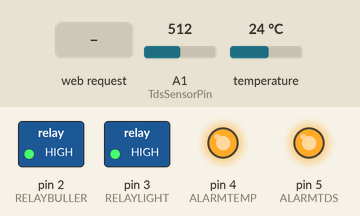
Recording of a sketch running on a simulated Arduino Uno, built with avr-gcc and run on an emulated ATmega328P. Parts: switched loads named in the sketch (green lamp = pin HIGH), output pins drawn as LEDs (lit = HIGH). The inputs (shaded band) are chosen by the test bench; at power-on: A1 (TdsSensorPin) = 512, temperature 24 °C. WiFi joins after 1.5 s; servers stay silent unless stated.

Above: at 2.7 s.
2.8 s: HTTP request GET /?buller=ON received
At 4.7 s:
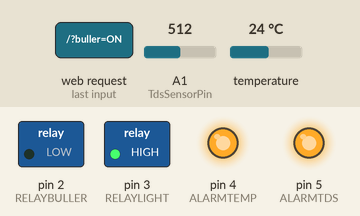
5.5 s: HTTP request GET /?light=ON received
At 7.0 s:
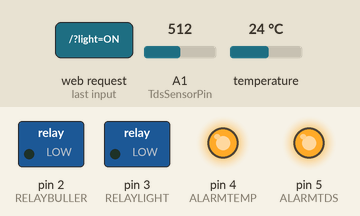
7.8 s: HTTP request GET /?buller=OFF received
At 9.4 s:
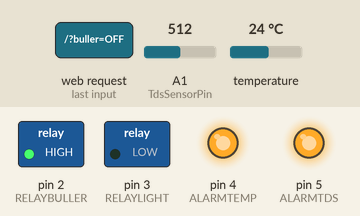
10.1 s: HTTP request GET /?alarmTemp=ON received
At 11.8 s:
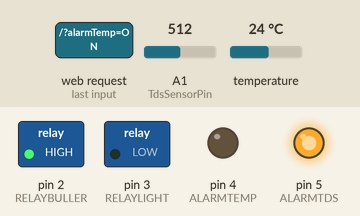
12.4 s: HTTP request GET /?light=OFF received
At 14.2 s:
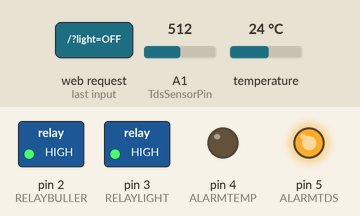
14.7 s: HTTP request GET /?alarmTDS=ON received
At 16.6 s:
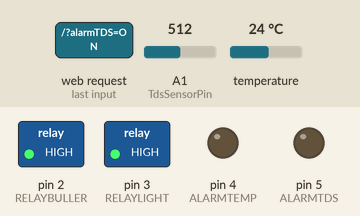
Timing chart, 0 to 18.0 s (numbered marks = the images above; inputs shaded):
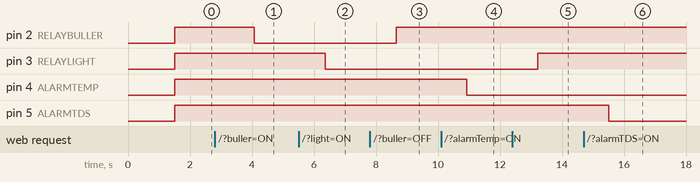

The sketch:

Server.ino
```cpp
// Sonde TDS DATA PIN = A1
// Sonde Temp DATA PIN = 7
#include <EEPROM.h>
#include "GravityTDS.h"
#include <OneWire.h>
#include <Ethernet.h>
#include <ArduinoJson.h>
#include <DallasTemperature.h>

#define TdsSensorPin A1
#define ONE_WIRE_BUS 7
#define RELAYBULLER 2
#define RELAYLIGHT 3
#define ALARMTEMP 4
#define ALARMTDS 5

OneWire oneWire(ONE_WIRE_BUS);
GravityTDS gravityTds;
DallasTemperature sensors(&oneWire);
EthernetServer server(80);
byte mac[] = {  0x00, 0xAA, 0xBB, 0xCC, 0xDE, 0x01 };
const size_t CAPACITYDATA = JSON_ARRAY_SIZE(9);

float temperature = 0;
float tdsValue = 0;

void setup() {
    Serial.begin(9600);
    Ethernet.begin(mac);
    //Serial.print("Server address:");
    //Serial.println(Ethernet.localIP());
    server.begin();
    sensors.begin();
    gravityTds.setPin(TdsSensorPin);
    gravityTds.setAref(5.0);
    gravityTds.setAdcRange(1024);
    gravityTds.begin();
    pinMode(RELAYBULLER, OUTPUT);
    pinMode(RELAYLIGHT, OUTPUT);
    pinMode(ALARMTEMP, OUTPUT);
    pinMode(ALARMTDS, OUTPUT);
    digitalWrite(RELAYBULLER, HIGH);
    digitalWrite(RELAYLIGHT, HIGH);
    digitalWrite(ALARMTEMP, HIGH);
    digitalWrite(ALARMTDS, HIGH);
}

void loop() {
    sensors.requestTemperatures();

    gravityTds.setTemperature(sensors.getTempCByIndex(0));
    gravityTds.update();
    tdsValue = gravityTds.getTdsValue();

    char buffer[CAPACITYDATA];
    EthernetClient client = server.available();
    StaticJsonDocument<CAPACITYDATA> dataJson;

    dataJson["data"]["tds"] = tdsValue;
    dataJson["data"]["temp"] = sensors.getTempCByIndex(0);
    serializeJsonPretty(dataJson, buffer);

    if (client) {
      boolean currentLineIsBlank = true;
      String bufferRequest = "";
      while (client.connected()) {
        if (client.available()) {
          char c = client.read();
          bufferRequest += c;
          if (c == '\n' && currentLineIsBlank) {
            client.println("HTTP/1.1 200 OK");
            client.println("Content-Type: application/json;charset=utf-8");
            client.println("Server: Aquarium Domotique");
            client.println("Connection: close");
            client.println();
            client.println(buffer);
            client.println();
            break;
          }
          else if (c == '\n') {
            currentLineIsBlank = true;
          }
          else if (c == '\r') {
            currentLineIsBlank = true;
            if (bufferRequest.indexOf("GET /?buller=ON") >= 0) {
              digitalWrite(RELAYBULLER, LOW);
              delay(500);
            }
            if (bufferRequest.indexOf("GET /?buller=OFF") >= 0) {
              digitalWrite(RELAYBULLER, HIGH);
              delay(500);
            }
            if (bufferRequest.indexOf("GET /?light=ON") >= 0) {
              digitalWrite(RELAYLIGHT, LOW);
              delay(500);
            }
            if (bufferRequest.indexOf("GET /?light=OFF") >= 0) {
              digitalWrite(RELAYLIGHT, HIGH);
              delay(500);
            }
            if (bufferRequest.indexOf("GET /?alarmTemp=ON") >= 0) {
              digitalWrite(ALARMTEMP, LOW);
              delay(500);
            }
            if (bufferRequest.indexOf("GET /?alarmTemp=OFF") >= 0) {
              digitalWrite(ALARMTEMP, HIGH);
              delay(500);
            }
            if (bufferRequest.indexOf("GET /?alarmTDS=ON") >= 0) {
              digitalWrite(ALARMTDS, LOW);
              delay(500);
            }
            if (bufferRequest.indexOf("GET /?alarmTDS=OFF") >= 0) {
              digitalWrite(ALARMTDS, HIGH);
              delay(500);
            }
          }
          else if (c != '\r') {
            currentLineIsBlank = false;
          }
        }
      }
    }

    //Serial.print(tdsValue);
    //Serial.println(" Ppm");
    //Serial.print("Temperature: ");
    //Serial.println(sensors.getTempCByIndex(0));

    client.stop();
    delay(1000);
}
```

Measured:
- after the input at 2.8 s, pin 2 (RELAYBULLER): HIGH → LOW after 1.3 s
- after the input at 5.5 s, pin 3 (RELAYLIGHT): HIGH → LOW after 0.86 s
- after the input at 7.8 s, pin 2 (RELAYBULLER): LOW → HIGH after 0.85 s
- after the input at 10.1 s, pin 4 (ALARMTEMP): HIGH → LOW after 0.83 s
- after the input at 12.4 s, pin 3 (RELAYLIGHT): LOW → HIGH after 0.82 s
- after the input at 14.7 s, pin 5 (ALARMTDS): HIGH → LOW after 0.80 s
